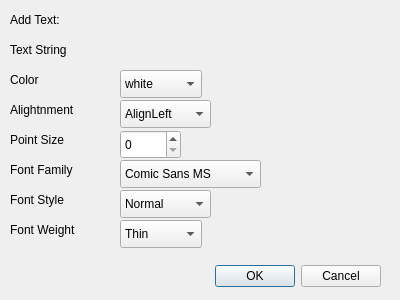
<?xml version="1.0" encoding="UTF-8"?>
<ui version="4.0">
 <class>add_Text</class>
 <widget class="QDialog" name="add_Text">
  <property name="geometry">
   <rect>
    <x>0</x>
    <y>0</y>
    <width>400</width>
    <height>300</height>
   </rect>
  </property>
  <property name="windowTitle">
   <string>Dialog</string>
  </property>
  <widget class="QDialogButtonBox" name="buttonBox">
   <property name="geometry">
    <rect>
     <x>40</x>
     <y>260</y>
     <width>341</width>
     <height>32</height>
    </rect>
   </property>
   <property name="orientation">
    <enum>Qt::Horizontal</enum>
   </property>
   <property name="standardButtons">
    <set>QDialogButtonBox::Cancel|QDialogButtonBox::Ok</set>
   </property>
  </widget>
  <widget class="QLabel" name="label_3">
   <property name="geometry">
    <rect>
     <x>10</x>
     <y>70</y>
     <width>71</width>
     <height>20</height>
    </rect>
   </property>
   <property name="text">
    <string>Color</string>
   </property>
  </widget>
  <widget class="QLabel" name="label_2">
   <property name="geometry">
    <rect>
     <x>10</x>
     <y>40</y>
     <width>91</width>
     <height>20</height>
    </rect>
   </property>
   <property name="text">
    <string>Text String</string>
   </property>
  </widget>
  <widget class="QComboBox" name="comboBox_3">
   <property name="geometry">
    <rect>
     <x>120</x>
     <y>220</y>
     <width>82</width>
     <height>28</height>
    </rect>
   </property>
   <item>
    <property name="text">
     <string>Thin</string>
    </property>
   </item>
   <item>
    <property name="text">
     <string>Light</string>
    </property>
   </item>
   <item>
    <property name="text">
     <string>Normal</string>
    </property>
   </item>
   <item>
    <property name="text">
     <string>Bold</string>
    </property>
   </item>
  </widget>
  <widget class="QComboBox" name="comboBox">
   <property name="geometry">
    <rect>
     <x>120</x>
     <y>70</y>
     <width>82</width>
     <height>28</height>
    </rect>
   </property>
   <item>
    <property name="text">
     <string>white</string>
    </property>
   </item>
   <item>
    <property name="text">
     <string>black</string>
    </property>
   </item>
   <item>
    <property name="text">
     <string>red</string>
    </property>
   </item>
   <item>
    <property name="text">
     <string>green</string>
    </property>
   </item>
   <item>
    <property name="text">
     <string>blue</string>
    </property>
   </item>
   <item>
    <property name="text">
     <string>cyan</string>
    </property>
   </item>
   <item>
    <property name="text">
     <string>magenta</string>
    </property>
   </item>
   <item>
    <property name="text">
     <string>yellow</string>
    </property>
   </item>
   <item>
    <property name="text">
     <string>gray</string>
    </property>
   </item>
  </widget>
  <widget class="QLabel" name="label_4">
   <property name="geometry">
    <rect>
     <x>10</x>
     <y>100</y>
     <width>121</width>
     <height>20</height>
    </rect>
   </property>
   <property name="text">
    <string>Alightnment</string>
   </property>
  </widget>
  <widget class="QLabel" name="label">
   <property name="geometry">
    <rect>
     <x>10</x>
     <y>10</y>
     <width>81</width>
     <height>20</height>
    </rect>
   </property>
   <property name="text">
    <string>Add Text:</string>
   </property>
  </widget>
  <widget class="QLabel" name="label_8">
   <property name="geometry">
    <rect>
     <x>10</x>
     <y>220</y>
     <width>101</width>
     <height>20</height>
    </rect>
   </property>
   <property name="text">
    <string>Font Weight</string>
   </property>
  </widget>
  <widget class="QLabel" name="label_6">
   <property name="geometry">
    <rect>
     <x>10</x>
     <y>160</y>
     <width>91</width>
     <height>20</height>
    </rect>
   </property>
   <property name="text">
    <string>Font Family</string>
   </property>
  </widget>
  <widget class="QComboBox" name="comboBox_2">
   <property name="geometry">
    <rect>
     <x>120</x>
     <y>100</y>
     <width>91</width>
     <height>28</height>
    </rect>
   </property>
   <item>
    <property name="text">
     <string>AlignLeft</string>
    </property>
   </item>
   <item>
    <property name="text">
     <string>AlignRight</string>
    </property>
   </item>
   <item>
    <property name="text">
     <string>AlignTop</string>
    </property>
   </item>
   <item>
    <property name="text">
     <string>AlignBottom</string>
    </property>
   </item>
   <item>
    <property name="text">
     <string>AlignCenter</string>
    </property>
   </item>
  </widget>
  <widget class="QComboBox" name="comboBox_4">
   <property name="geometry">
    <rect>
     <x>120</x>
     <y>160</y>
     <width>141</width>
     <height>28</height>
    </rect>
   </property>
   <item>
    <property name="text">
     <string>Comic Sans MS</string>
    </property>
   </item>
   <item>
    <property name="text">
     <string>Courier</string>
    </property>
   </item>
   <item>
    <property name="text">
     <string>Helvetica</string>
    </property>
   </item>
   <item>
    <property name="text">
     <string>Times</string>
    </property>
   </item>
  </widget>
  <widget class="QSpinBox" name="spinBox">
   <property name="geometry">
    <rect>
     <x>120</x>
     <y>130</y>
     <width>61</width>
     <height>29</height>
    </rect>
   </property>
  </widget>
  <widget class="QLabel" name="label_7">
   <property name="geometry">
    <rect>
     <x>10</x>
     <y>190</y>
     <width>71</width>
     <height>20</height>
    </rect>
   </property>
   <property name="text">
    <string>Font Style</string>
   </property>
  </widget>
  <widget class="QLabel" name="label_5">
   <property name="geometry">
    <rect>
     <x>10</x>
     <y>130</y>
     <width>111</width>
     <height>20</height>
    </rect>
   </property>
   <property name="text">
    <string>Point Size</string>
   </property>
  </widget>
  <widget class="QComboBox" name="comboBox_5">
   <property name="geometry">
    <rect>
     <x>120</x>
     <y>190</y>
     <width>91</width>
     <height>28</height>
    </rect>
   </property>
   <item>
    <property name="text">
     <string>Normal</string>
    </property>
   </item>
   <item>
    <property name="text">
     <string>Italic</string>
    </property>
   </item>
   <item>
    <property name="text">
     <string>Oblique</string>
    </property>
   </item>
  </widget>
 </widget>
 <resources/>
 <connections>
  <connection>
   <sender>buttonBox</sender>
   <signal>accepted()</signal>
   <receiver>add_Text</receiver>
   <slot>accept()</slot>
   <hints>
    <hint type="sourcelabel">
     <x>248</x>
     <y>254</y>
    </hint>
    <hint type="destinationlabel">
     <x>157</x>
     <y>274</y>
    </hint>
   </hints>
  </connection>
  <connection>
   <sender>buttonBox</sender>
   <signal>rejected()</signal>
   <receiver>add_Text</receiver>
   <slot>reject()</slot>
   <hints>
    <hint type="sourcelabel">
     <x>316</x>
     <y>260</y>
    </hint>
    <hint type="destinationlabel">
     <x>286</x>
     <y>274</y>
    </hint>
   </hints>
  </connection>
 </connections>
</ui>
